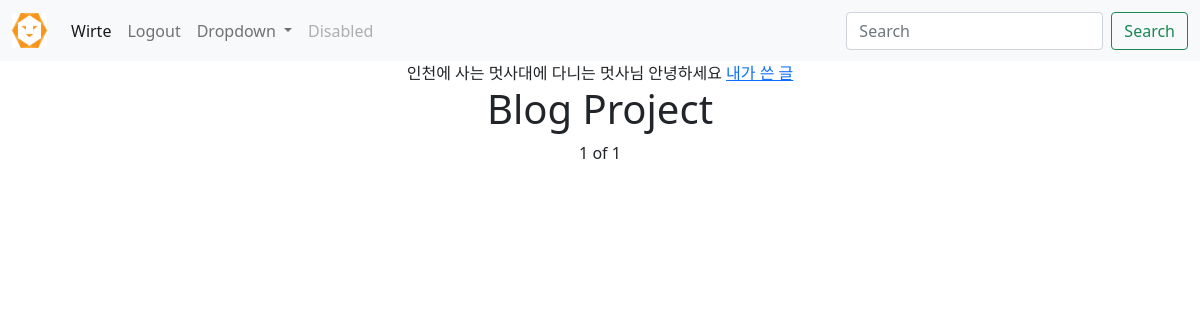
Page /?search=true&writer= (signed in) on the earlier database version.
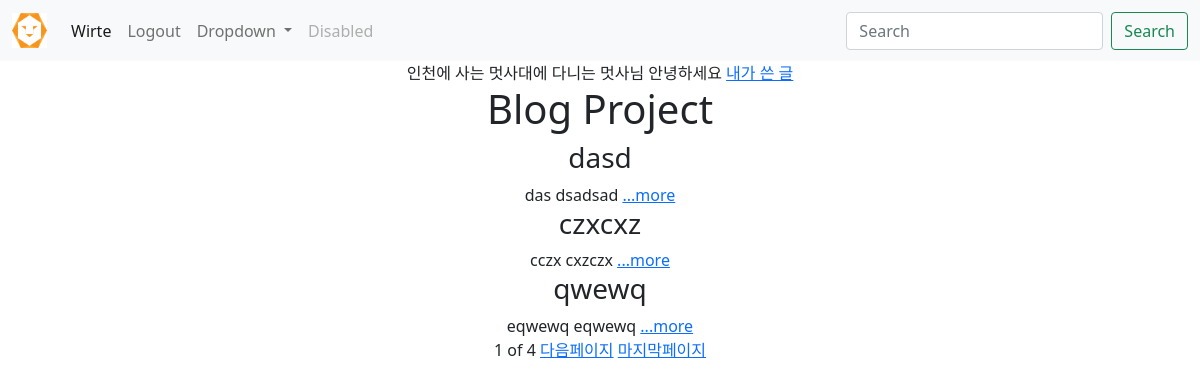
Same page on the later database version.
### blog/models.py (models this page shows, shortened)
class Blog(models.Model):
    title = models.CharField(max_length=200)
    writer = models.CharField(max_length=10)
    pub_date= models.DateTimeField()
    body = models.TextField()
    image = models.ImageField(blank = True, null = True, upload_to = "blog/")
    def summary(self):
        return self.body[:100]

### blog/views.py (the view)
# urls.py: 2. Add a URL to urlpatterns:  path('', views.home, name='home')
def home(request):
    blogs = Blog.objects.order_by('-pub_date')
    paginator = Paginator(blogs,3)
    page = request.GET.get('page')
    blogs = paginator.get_page(page)
    search = request.GET.get('search')
    if search == 'true':
        author = request.GET.get('writer')
        blogs2 = Blog.objects.exclude(writer=author)
        paginator = Paginator(blogs2,3)
        page = request.GET.get('page')
        blogs2 = paginator.get_page(page)
        return render(request,'home.html', {'blogs2':blogs2})
    return render(request, 'home.html',{'blogs':blogs})

### blog/templates/home.html (shortened to what this page needs)
<!DOCTYPE html>
<html lang="en">
<head>
</head>
<body style="text-align: center;">
    {%extends 'base.html'%}
    {%block content%}
    {% if user.is_authenticated %}
    {{user.location}}에 사는 {{user.university}}에 다니는 {{user.nickname}}님 안녕하세요
    <a href="?search=true&writer={{user.nickname}}">내가 쓴 글</a>
    {% endif %}
    <h1>Blog Project</h1>
    <div class="container">
        {% for blog in blogs2%}
           <div>
            <h3>{{ blog.title }}</h3>
            {{ blog.writer }}
            {{ blog.summary }} <a href="{%url 'detail' blog.id%}">...more</a>
           </div>
        {% endfor %}
    </div>
    <span>{{blogs2.number}}</span>
    <span>of</span>
    <span>{{blogs2.paginator.num_pages}}</span>
    {% if blogs2.has_next %}
    <a href="?search=true&writer={{user.nickname}}&page={{blogs2.next_page_number}}">다음페이지</a>
    <a href="?search=true&writer={{user.nickname}}&page={{blogs2.paginator.num_pages}}">마지막페이지</a>
    {% endif %}
    {%endblock%}

Differences in the rows shown:
added Blog: title "dasd", writer "das", summary "dsadsad"
added Blog: title "czxcxz", writer "cczx", summary "cxzczx"
added Blog: title "qwewq", writer "eqwewq", summary "eqwewq"
Other differences:
{{ blogs2.paginator.num_pages }}: "1" → "4"
text now shown: "다음페이지 마지막페이지"
